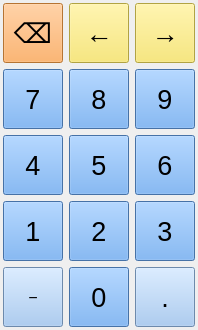
<?xml version="1.0" encoding="UTF-8"?>
<ui version="4.0">
 <class>keynum</class>
 <widget class="QWidget" name="keynum">
  <property name="geometry">
   <rect>
    <x>0</x>
    <y>0</y>
    <width>198</width>
    <height>330</height>
   </rect>
  </property>
  <property name="sizePolicy">
   <sizepolicy hsizetype="Fixed" vsizetype="Fixed">
    <horstretch>0</horstretch>
    <verstretch>0</verstretch>
   </sizepolicy>
  </property>
  <property name="windowTitle">
   <string>keyNum</string>
  </property>
  <layout class="QGridLayout" name="gridLayout">
   <property name="leftMargin">
    <number>3</number>
   </property>
   <property name="topMargin">
    <number>3</number>
   </property>
   <property name="rightMargin">
    <number>3</number>
   </property>
   <property name="bottomMargin">
    <number>3</number>
   </property>
   <property name="spacing">
    <number>6</number>
   </property>
   <item row="0" column="0">
    <widget class="QPushButton" name="keybButtonBackSpace">
     <property name="sizePolicy">
      <sizepolicy hsizetype="Fixed" vsizetype="Fixed">
       <horstretch>0</horstretch>
       <verstretch>0</verstretch>
      </sizepolicy>
     </property>
     <property name="minimumSize">
      <size>
       <width>60</width>
       <height>60</height>
      </size>
     </property>
     <property name="maximumSize">
      <size>
       <width>60</width>
       <height>60</height>
      </size>
     </property>
     <property name="font">
      <font>
       <pointsize>20</pointsize>
      </font>
     </property>
     <property name="focusPolicy">
      <enum>Qt::NoFocus</enum>
     </property>
     <property name="autoFillBackground">
      <bool>false</bool>
     </property>
     <property name="styleSheet">
      <string notr="true">background-color: rgb(255, 163, 72);</string>
     </property>
     <property name="text">
      <string>⌫</string>
     </property>
    </widget>
   </item>
   <item row="0" column="1">
    <widget class="QPushButton" name="keybButtonLeft">
     <property name="sizePolicy">
      <sizepolicy hsizetype="Fixed" vsizetype="Fixed">
       <horstretch>0</horstretch>
       <verstretch>0</verstretch>
      </sizepolicy>
     </property>
     <property name="minimumSize">
      <size>
       <width>60</width>
       <height>60</height>
      </size>
     </property>
     <property name="maximumSize">
      <size>
       <width>60</width>
       <height>60</height>
      </size>
     </property>
     <property name="font">
      <font>
       <pointsize>20</pointsize>
      </font>
     </property>
     <property name="focusPolicy">
      <enum>Qt::NoFocus</enum>
     </property>
     <property name="styleSheet">
      <string notr="true">background-color: rgb(248, 228, 92);</string>
     </property>
     <property name="text">
      <string>←</string>
     </property>
    </widget>
   </item>
   <item row="0" column="2">
    <widget class="QPushButton" name="keybButtonRight">
     <property name="sizePolicy">
      <sizepolicy hsizetype="Fixed" vsizetype="Fixed">
       <horstretch>0</horstretch>
       <verstretch>0</verstretch>
      </sizepolicy>
     </property>
     <property name="minimumSize">
      <size>
       <width>60</width>
       <height>60</height>
      </size>
     </property>
     <property name="maximumSize">
      <size>
       <width>60</width>
       <height>60</height>
      </size>
     </property>
     <property name="font">
      <font>
       <pointsize>20</pointsize>
      </font>
     </property>
     <property name="focusPolicy">
      <enum>Qt::NoFocus</enum>
     </property>
     <property name="styleSheet">
      <string notr="true">background-color: rgb(248, 228, 92);</string>
     </property>
     <property name="text">
      <string>→</string>
     </property>
    </widget>
   </item>
   <item row="1" column="0">
    <widget class="QPushButton" name="keybButton7">
     <property name="sizePolicy">
      <sizepolicy hsizetype="Fixed" vsizetype="Fixed">
       <horstretch>0</horstretch>
       <verstretch>0</verstretch>
      </sizepolicy>
     </property>
     <property name="minimumSize">
      <size>
       <width>60</width>
       <height>60</height>
      </size>
     </property>
     <property name="maximumSize">
      <size>
       <width>60</width>
       <height>60</height>
      </size>
     </property>
     <property name="font">
      <font>
       <pointsize>20</pointsize>
      </font>
     </property>
     <property name="focusPolicy">
      <enum>Qt::NoFocus</enum>
     </property>
     <property name="styleSheet">
      <string notr="true">background-color: rgb(98, 160, 234);</string>
     </property>
     <property name="text">
      <string>7</string>
     </property>
    </widget>
   </item>
   <item row="1" column="1">
    <widget class="QPushButton" name="keybButton8">
     <property name="sizePolicy">
      <sizepolicy hsizetype="Fixed" vsizetype="Fixed">
       <horstretch>0</horstretch>
       <verstretch>0</verstretch>
      </sizepolicy>
     </property>
     <property name="minimumSize">
      <size>
       <width>60</width>
       <height>60</height>
      </size>
     </property>
     <property name="maximumSize">
      <size>
       <width>60</width>
       <height>60</height>
      </size>
     </property>
     <property name="font">
      <font>
       <pointsize>20</pointsize>
      </font>
     </property>
     <property name="focusPolicy">
      <enum>Qt::NoFocus</enum>
     </property>
     <property name="styleSheet">
      <string notr="true">background-color: rgb(98, 160, 234);</string>
     </property>
     <property name="text">
      <string>8</string>
     </property>
    </widget>
   </item>
   <item row="1" column="2">
    <widget class="QPushButton" name="keybButton9">
     <property name="sizePolicy">
      <sizepolicy hsizetype="Fixed" vsizetype="Fixed">
       <horstretch>0</horstretch>
       <verstretch>0</verstretch>
      </sizepolicy>
     </property>
     <property name="minimumSize">
      <size>
       <width>60</width>
       <height>60</height>
      </size>
     </property>
     <property name="maximumSize">
      <size>
       <width>60</width>
       <height>60</height>
      </size>
     </property>
     <property name="font">
      <font>
       <pointsize>20</pointsize>
      </font>
     </property>
     <property name="focusPolicy">
      <enum>Qt::NoFocus</enum>
     </property>
     <property name="styleSheet">
      <string notr="true">background-color: rgb(98, 160, 234);</string>
     </property>
     <property name="text">
      <string>9</string>
     </property>
    </widget>
   </item>
   <item row="2" column="0">
    <widget class="QPushButton" name="keybButton4">
     <property name="sizePolicy">
      <sizepolicy hsizetype="Fixed" vsizetype="Fixed">
       <horstretch>0</horstretch>
       <verstretch>0</verstretch>
      </sizepolicy>
     </property>
     <property name="minimumSize">
      <size>
       <width>60</width>
       <height>60</height>
      </size>
     </property>
     <property name="maximumSize">
      <size>
       <width>60</width>
       <height>60</height>
      </size>
     </property>
     <property name="font">
      <font>
       <pointsize>20</pointsize>
      </font>
     </property>
     <property name="focusPolicy">
      <enum>Qt::NoFocus</enum>
     </property>
     <property name="styleSheet">
      <string notr="true">background-color: rgb(98, 160, 234);</string>
     </property>
     <property name="text">
      <string>4</string>
     </property>
    </widget>
   </item>
   <item row="2" column="1">
    <widget class="QPushButton" name="keybButton5">
     <property name="sizePolicy">
      <sizepolicy hsizetype="Fixed" vsizetype="Fixed">
       <horstretch>0</horstretch>
       <verstretch>0</verstretch>
      </sizepolicy>
     </property>
     <property name="minimumSize">
      <size>
       <width>60</width>
       <height>60</height>
      </size>
     </property>
     <property name="maximumSize">
      <size>
       <width>60</width>
       <height>60</height>
      </size>
     </property>
     <property name="font">
      <font>
       <pointsize>20</pointsize>
      </font>
     </property>
     <property name="focusPolicy">
      <enum>Qt::NoFocus</enum>
     </property>
     <property name="styleSheet">
      <string notr="true">background-color: rgb(98, 160, 234);</string>
     </property>
     <property name="text">
      <string>5</string>
     </property>
    </widget>
   </item>
   <item row="2" column="2">
    <widget class="QPushButton" name="keybButton6">
     <property name="sizePolicy">
      <sizepolicy hsizetype="Fixed" vsizetype="Fixed">
       <horstretch>0</horstretch>
       <verstretch>0</verstretch>
      </sizepolicy>
     </property>
     <property name="minimumSize">
      <size>
       <width>60</width>
       <height>60</height>
      </size>
     </property>
     <property name="maximumSize">
      <size>
       <width>60</width>
       <height>60</height>
      </size>
     </property>
     <property name="font">
      <font>
       <pointsize>20</pointsize>
      </font>
     </property>
     <property name="focusPolicy">
      <enum>Qt::NoFocus</enum>
     </property>
     <property name="styleSheet">
      <string notr="true">background-color: rgb(98, 160, 234);</string>
     </property>
     <property name="text">
      <string>6</string>
     </property>
    </widget>
   </item>
   <item row="3" column="0">
    <widget class="QPushButton" name="keybButton1">
     <property name="sizePolicy">
      <sizepolicy hsizetype="Fixed" vsizetype="Fixed">
       <horstretch>0</horstretch>
       <verstretch>0</verstretch>
      </sizepolicy>
     </property>
     <property name="minimumSize">
      <size>
       <width>60</width>
       <height>60</height>
      </size>
     </property>
     <property name="maximumSize">
      <size>
       <width>60</width>
       <height>60</height>
      </size>
     </property>
     <property name="font">
      <font>
       <pointsize>20</pointsize>
      </font>
     </property>
     <property name="focusPolicy">
      <enum>Qt::NoFocus</enum>
     </property>
     <property name="styleSheet">
      <string notr="true">background-color: rgb(98, 160, 234);</string>
     </property>
     <property name="text">
      <string>1</string>
     </property>
    </widget>
   </item>
   <item row="3" column="1">
    <widget class="QPushButton" name="keybButton2">
     <property name="sizePolicy">
      <sizepolicy hsizetype="Fixed" vsizetype="Fixed">
       <horstretch>0</horstretch>
       <verstretch>0</verstretch>
      </sizepolicy>
     </property>
     <property name="minimumSize">
      <size>
       <width>60</width>
       <height>60</height>
      </size>
     </property>
     <property name="maximumSize">
      <size>
       <width>60</width>
       <height>60</height>
      </size>
     </property>
     <property name="font">
      <font>
       <pointsize>20</pointsize>
      </font>
     </property>
     <property name="focusPolicy">
      <enum>Qt::NoFocus</enum>
     </property>
     <property name="styleSheet">
      <string notr="true">background-color: rgb(98, 160, 234);</string>
     </property>
     <property name="text">
      <string>2</string>
     </property>
    </widget>
   </item>
   <item row="3" column="2">
    <widget class="QPushButton" name="keybButton3">
     <property name="sizePolicy">
      <sizepolicy hsizetype="Fixed" vsizetype="Fixed">
       <horstretch>0</horstretch>
       <verstretch>0</verstretch>
      </sizepolicy>
     </property>
     <property name="minimumSize">
      <size>
       <width>60</width>
       <height>60</height>
      </size>
     </property>
     <property name="maximumSize">
      <size>
       <width>60</width>
       <height>60</height>
      </size>
     </property>
     <property name="font">
      <font>
       <pointsize>20</pointsize>
      </font>
     </property>
     <property name="focusPolicy">
      <enum>Qt::NoFocus</enum>
     </property>
     <property name="styleSheet">
      <string notr="true">background-color: rgb(98, 160, 234);</string>
     </property>
     <property name="text">
      <string>3</string>
     </property>
    </widget>
   </item>
   <item row="4" column="0">
    <widget class="QPushButton" name="keybButtonMoins">
     <property name="minimumSize">
      <size>
       <width>60</width>
       <height>60</height>
      </size>
     </property>
     <property name="maximumSize">
      <size>
       <width>60</width>
       <height>60</height>
      </size>
     </property>
     <property name="font">
      <font>
       <pointsize>12</pointsize>
       <weight>50</weight>
       <bold>false</bold>
      </font>
     </property>
     <property name="focusPolicy">
      <enum>Qt::NoFocus</enum>
     </property>
     <property name="styleSheet">
      <string notr="true">background-color: rgb(153, 193, 241);</string>
     </property>
     <property name="text">
      <string>−</string>
     </property>
    </widget>
   </item>
   <item row="4" column="1">
    <widget class="QPushButton" name="keybButton0">
     <property name="sizePolicy">
      <sizepolicy hsizetype="Fixed" vsizetype="Fixed">
       <horstretch>0</horstretch>
       <verstretch>0</verstretch>
      </sizepolicy>
     </property>
     <property name="minimumSize">
      <size>
       <width>60</width>
       <height>60</height>
      </size>
     </property>
     <property name="maximumSize">
      <size>
       <width>60</width>
       <height>60</height>
      </size>
     </property>
     <property name="font">
      <font>
       <pointsize>20</pointsize>
      </font>
     </property>
     <property name="focusPolicy">
      <enum>Qt::NoFocus</enum>
     </property>
     <property name="styleSheet">
      <string notr="true">background-color: rgb(98, 160, 234);</string>
     </property>
     <property name="text">
      <string>0</string>
     </property>
    </widget>
   </item>
   <item row="4" column="2">
    <widget class="QPushButton" name="keybButtonPoint">
     <property name="sizePolicy">
      <sizepolicy hsizetype="Fixed" vsizetype="Fixed">
       <horstretch>0</horstretch>
       <verstretch>0</verstretch>
      </sizepolicy>
     </property>
     <property name="minimumSize">
      <size>
       <width>60</width>
       <height>60</height>
      </size>
     </property>
     <property name="maximumSize">
      <size>
       <width>60</width>
       <height>60</height>
      </size>
     </property>
     <property name="font">
      <font>
       <pointsize>20</pointsize>
      </font>
     </property>
     <property name="focusPolicy">
      <enum>Qt::NoFocus</enum>
     </property>
     <property name="styleSheet">
      <string notr="true">background-color: rgb(153, 193, 241);</string>
     </property>
     <property name="text">
      <string>.</string>
     </property>
    </widget>
   </item>
  </layout>
 </widget>
 <resources/>
 <connections/>
</ui>
